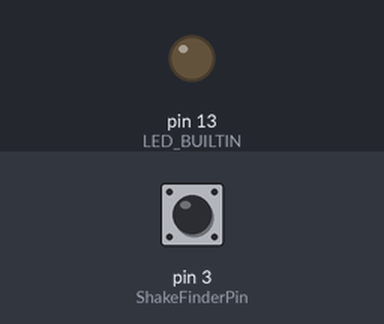
Bench run of a sketch on a simulated Arduino Uno, built with avr-gcc and run on an emulated ATmega328P. Shown: output pins drawn as LEDs (lit = HIGH). The inputs (shaded band) are chosen by the test bench; at power-on: pin 3 (ShakeFinderPin) HIGH.

Above: at 1.2 s.
1.3 s: pin 3 (ShakeFinderPin) pulled LOW for 0.15 s
At 1.37 s:
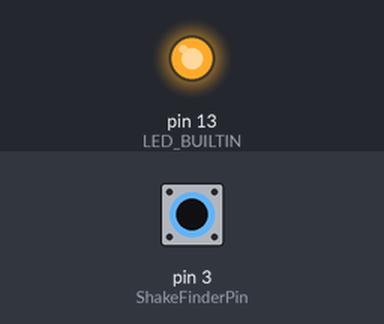
2.9 s: pin 3 (ShakeFinderPin) pulled LOW for 3.2 s
At 7.0 s:
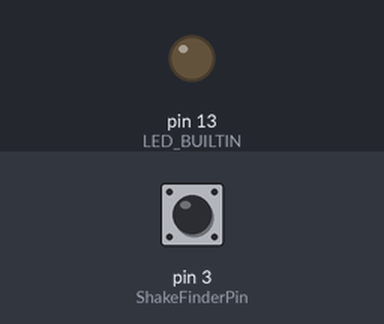
Timing chart, 0 to 8.5 s (numbered marks = the images above; inputs shaded):
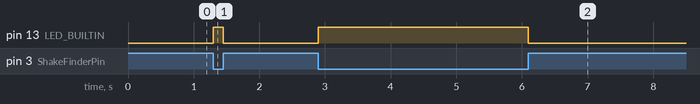

Measured:
- after the input at 1.3 s, pin 13 (LED_BUILTIN): LOW → HIGH at once, → LOW 0.15 s later
- after the input at 2.9 s, pin 13 (LED_BUILTIN): LOW → HIGH at once, → LOW 3.2 s later

The sketch:

sampleSketch.ino
```cpp
#include <util/atomic.h>

// Which pin is ShakeFinder's output connected to? (It
// should be one of the pins with an "INTx" interrupt.)
static constexpr int ShakeFinderPin = 3;

// This ISR will be called whenever ShakeFinder's output
// goes low (which means it detected vibration).
volatile bool shakeDetected = false;
static void ShakeISR() noexcept { shakeDetected = true; }

// Call this anytime you'd like to know whether shaking was
// detected since the last time you called this.  It acts as
// both the way to retrieve the value and the way to reset it.
bool ShookOrShakingWithReset()
{
  bool shook = false;
  ATOMIC_BLOCK(ATOMIC_RESTORESTATE)
  {
    shook = shakeDetected;
    shakeDetected = false;
  }

  const bool stillShaking = digitalRead(ShakeFinderPin) == 0;
  return shook || stillShaking;
}

void setup()
{
  // INPUT_PULLUP enables the internal 50k pull-up that
  // ShakeFinder needs for its open-drain output.
  pinMode(ShakeFinderPin, INPUT_PULLUP);

  // ShakeFinder pulls its output pin low whenever
  // shaking is detected, so we look for FALLING edges.
  attachInterrupt(digitalPinToInterrupt(ShakeFinderPin), ShakeISR, FALLING);

  // Just for this demo.
  pinMode(LED_BUILTIN, OUTPUT);
}

void loop()
{
  // For now, let's just echo ShakeFinder's state by reading
  // its output directly.
  digitalWrite(LED_BUILTIN, !digitalRead(ShakeFinderPin));

  // You can do work here and call ShookOrShakingWithReset as
  // infrequently as you like.  The general pattern when you
  // need to do a critical task will look something like this:

  //
  // do
  // {
  //   // Wait until things aren't moving.
  //   while (ShookOrShakingWithReset()) { }
  //
  //   // TODO: Do your important, long-running task here.
  //
  // } while (!ShookOrShakingWithReset());
  //

  // The first, empty while() loop busy-waits until shaking
  // isn't detected.  The do-while loop will keep repeating
  // your task until it was completed without any shaking.
}
```
